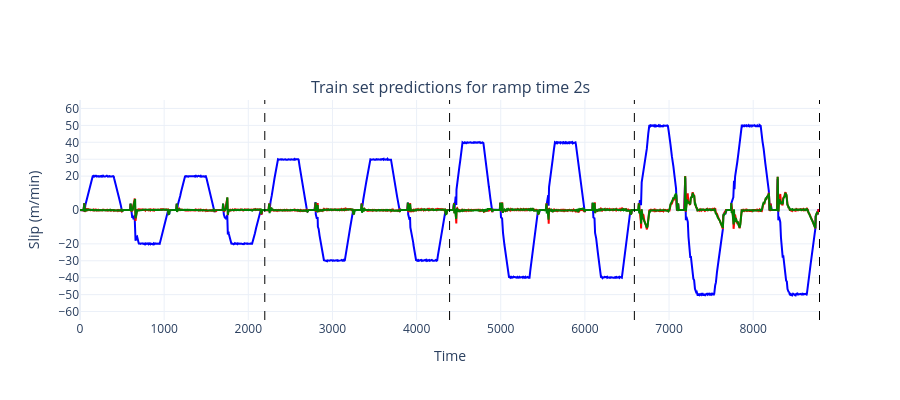
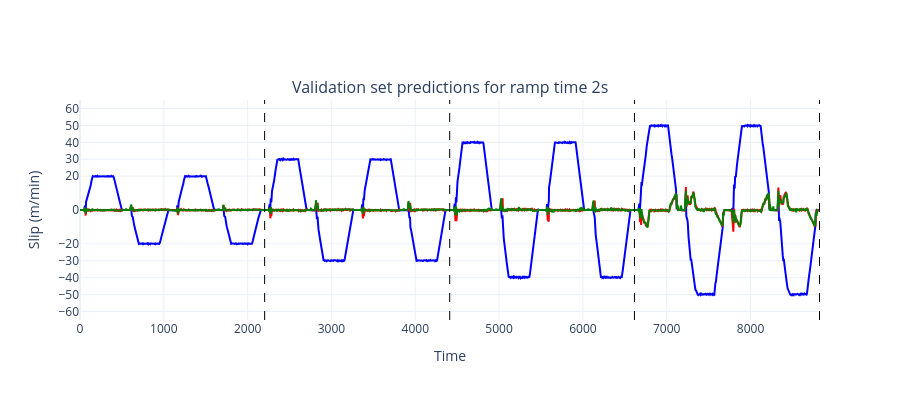
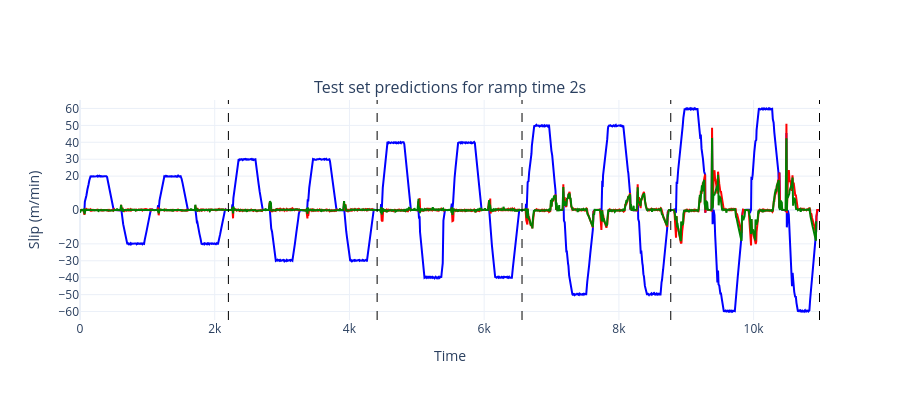

The notebook cell saved with these charts, in order:
### Code cell
# Plot a figure of the predictions of each subset with a ramp time of 2s
for subset in set_dict.keys():
    fig = FigureResampler(make_subplots(rows=1, cols=1, subplot_titles=[subset + ' set predictions for ramp time 2s'], shared_xaxes='all', shared_yaxes='all'))
    ramp_time = 2
    set_g = set_dict[subset]
    g = set_g[set_g['PulseRampTime'] == ramp_time]
    g = g.reset_index()
    # Add webspeed real as second y axis
    fig.add_trace(go.Scatter(name=subset + '_WebSpeedReal_' + str(ramp_time) + '_s', line_color='blue', yaxis='y2'), hf_x=g.index, hf_y=g['WebSpeedReal'], row=1, col=1)

    fig.add_trace(go.Scatter(name=subset + '_Slip_' + str(ramp_time) + '_s', line_color='red'),hf_x=g.index, hf_y=g['Slip'], row=1, col=1)
    fig.add_trace(go.Scatter(name=subset + '_pred_' + str(ramp_time) + '_s', line_color='green'), hf_x=g.index, hf_y=g['pred'], row=1, col=1)
    # Add vertical lines between each speed
    for (speed), cur_df in g.groupby('PulseSpeed'):
        fig.add_vline(x=cur_df.index[-1], line_width=1, line_dash='dash', line_color='black', row=1, col=1)
    fig.update_xaxes(title='Time', row=1, col=1)
    fig.update_yaxes(title='Slip (m/min)', row=1, col=1)
    fig.update_yaxes(range=[-65, 65], tickvals=[-60, -50, -40, -30, -20, 0, 20, 30, 40, 50, 60], row=1, col=1)
    fig.update_layout(height=400, template='plotly_white')
    # Remove legend
    fig.update_layout(showlegend=False)
    fig.show()
    # Save figure as pdf
    fig.write_image(format="pdf", file="./../figures/" + subset.lower() + "_2s_preds.pdf", height=400, width=1100)

### Figure 1 — Plotly figure (JSON) as saved in the notebook; plotly's stock layout.template omitted (floating-point values rounded to 4 significant figures; data arrays with more than 128 entries replaced by an {"elided": "..."} marker saying what was removed)
{"data": [{"line": {"color": "blue"}, "name": "<b style=\"color:sandybrown\">[R]</b> Train_WebSpeedReal_2_s <i style=\"color:#fc9944\">~9</i>", "type": "scatter", "uid": "2a256d1e-1dcf-4600-be4a-63af70448c62", "x": {"elided": "1000 int values"}, "xaxis": "x", "y": {"elided": "1000 float values"}, "yaxis": "y"}, {"line": {"color": "red"}, "name": "<b style=\"color:sandybrown\">[R]</b> Train_Slip_2_s <i style=\"color:#fc9944\">~9</i>", "type": "scatter", "uid": "18ef3e20-47a2-44c7-97d3-619871f31e73", "x": {"elided": "1000 int values"}, "xaxis": "x", "y": {"elided": "1000 float values"}, "yaxis": "y"}, {"line": {"color": "green"}, "name": "<b style=\"color:sandybrown\">[R]</b> Train_pred_2_s <i style=\"color:#fc9944\">~9</i>", "type": "scatter", "uid": "ff7b9d81-f598-4425-adf0-199bd2ebc0ad", "x": {"elided": "1000 int values"}, "xaxis": "x", "y": {"elided": "1000 float values"}, "yaxis": "y"}], "layout": {"annotations": [{"font": {"size": 16}, "showarrow": false, "text": "Train set predictions for ramp time 2s", "x": 0.5, "xanchor": "center", "xref": "paper", "y": 1, "yanchor": "bottom", "yref": "paper"}], "height": 400, "shapes": [{"line": {"color": "black", "dash": "dash", "width": 1}, "type": "line", "x0": 2196, "x1": 2196, "xref": "x", "y0": 0, "y1": 1, "yref": "y domain"}, {"line": {"color": "black", "dash": "dash", "width": 1}, "type": "line", "x0": 4392, "x1": 4392, "xref": "x", "y0": 0, "y1": 1, "yref": "y domain"}, {"line": {"color": "black", "dash": "dash", "width": 1}, "type": "line", "x0": 6588, "x1": 6588, "xref": "x", "y0": 0, "y1": 1, "yref": "y domain"}, {"line": {"color": "black", "dash": "dash", "width": 1}, "type": "line", "x0": 8788, "x1": 8788, "xref": "x", "y0": 0, "y1": 1, "yref": "y domain"}], "showlegend": false, "xaxis": {"anchor": "y", "domain": [0, 1], "title": {"text": "Time"}}, "yaxis": {"anchor": "x", "domain": [0, 1], "range": [-65, 65], "tickvals": [-60, -50, -40, -30, -20, 0, 20, 30, 40, 50, 60], "title": {"text": "Slip (m/min)"}}}}

### Figure 2 — Plotly figure (JSON) as saved in the notebook; plotly's stock layout.template omitted (floating-point values rounded to 4 significant figures; data arrays with more than 128 entries replaced by an {"elided": "..."} marker saying what was removed)
{"data": [{"line": {"color": "blue"}, "name": "<b style=\"color:sandybrown\">[R]</b> Validation_WebSpeedReal_2_s <i style=\"color:#fc9944\">~9</i>", "type": "scatter", "uid": "b8973cd5-5278-4ae7-914e-1cd6dd9d7d1c", "x": {"elided": "1000 int values"}, "xaxis": "x", "y": {"elided": "1000 float values"}, "yaxis": "y"}, {"line": {"color": "red"}, "name": "<b style=\"color:sandybrown\">[R]</b> Validation_Slip_2_s <i style=\"color:#fc9944\">~9</i>", "type": "scatter", "uid": "1d11e810-f6b6-4d49-bc36-95595505d448", "x": {"elided": "1000 int values"}, "xaxis": "x", "y": {"elided": "1000 float values"}, "yaxis": "y"}, {"line": {"color": "green"}, "name": "<b style=\"color:sandybrown\">[R]</b> Validation_pred_2_s <i style=\"color:#fc9944\">~9</i>", "type": "scatter", "uid": "78db0cc0-57ed-44f7-be30-e8cc344644c6", "x": {"elided": "1000 int values"}, "xaxis": "x", "y": {"elided": "1000 float values"}, "yaxis": "y"}], "layout": {"annotations": [{"font": {"size": 16}, "showarrow": false, "text": "Validation set predictions for ramp time 2s", "x": 0.5, "xanchor": "center", "xref": "paper", "y": 1, "yanchor": "bottom", "yref": "paper"}], "height": 400, "shapes": [{"line": {"color": "black", "dash": "dash", "width": 1}, "type": "line", "x0": 2203, "x1": 2203, "xref": "x", "y0": 0, "y1": 1, "yref": "y domain"}, {"line": {"color": "black", "dash": "dash", "width": 1}, "type": "line", "x0": 4411, "x1": 4411, "xref": "x", "y0": 0, "y1": 1, "yref": "y domain"}, {"line": {"color": "black", "dash": "dash", "width": 1}, "type": "line", "x0": 6615, "x1": 6615, "xref": "x", "y0": 0, "y1": 1, "yref": "y domain"}, {"line": {"color": "black", "dash": "dash", "width": 1}, "type": "line", "x0": 8823, "x1": 8823, "xref": "x", "y0": 0, "y1": 1, "yref": "y domain"}], "showlegend": false, "xaxis": {"anchor": "y", "domain": [0, 1], "title": {"text": "Time"}}, "yaxis": {"anchor": "x", "domain": [0, 1], "range": [-65, 65], "tickvals": [-60, -50, -40, -30, -20, 0, 20, 30, 40, 50, 60], "title": {"text": "Slip (m/min)"}}}}

### Figure 3 — Plotly figure (JSON) as saved in the notebook; plotly's stock layout.template omitted (floating-point values rounded to 4 significant figures; data arrays with more than 128 entries replaced by an {"elided": "..."} marker saying what was removed)
{"data": [{"line": {"color": "blue"}, "name": "<b style=\"color:sandybrown\">[R]</b> Test_WebSpeedReal_2_s <i style=\"color:#fc9944\">~11</i>", "type": "scatter", "uid": "ccac9f2b-91f7-4820-8492-dba9f7f77983", "x": {"elided": "1000 int values"}, "xaxis": "x", "y": {"elided": "1000 float values"}, "yaxis": "y"}, {"line": {"color": "red"}, "name": "<b style=\"color:sandybrown\">[R]</b> Test_Slip_2_s <i style=\"color:#fc9944\">~11</i>", "type": "scatter", "uid": "5b3f729c-db7b-4e3e-a0e0-638170cefe8f", "x": {"elided": "1000 int values"}, "xaxis": "x", "y": {"elided": "1000 float values"}, "yaxis": "y"}, {"line": {"color": "green"}, "name": "<b style=\"color:sandybrown\">[R]</b> Test_pred_2_s <i style=\"color:#fc9944\">~11</i>", "type": "scatter", "uid": "b4b336a5-28cc-4636-bff4-f27542361de9", "x": {"elided": "1000 int values"}, "xaxis": "x", "y": {"elided": "1000 float values"}, "yaxis": "y"}], "layout": {"annotations": [{"font": {"size": 16}, "showarrow": false, "text": "Test set predictions for ramp time 2s", "x": 0.5, "xanchor": "center", "xref": "paper", "y": 1, "yanchor": "bottom", "yref": "paper"}], "height": 400, "shapes": [{"line": {"color": "black", "dash": "dash", "width": 1}, "type": "line", "x0": 2203, "x1": 2203, "xref": "x", "y0": 0, "y1": 1, "yref": "y domain"}, {"line": {"color": "black", "dash": "dash", "width": 1}, "type": "line", "x0": 4411, "x1": 4411, "xref": "x", "y0": 0, "y1": 1, "yref": "y domain"}, {"line": {"color": "black", "dash": "dash", "width": 1}, "type": "line", "x0": 6562, "x1": 6562, "xref": "x", "y0": 0, "y1": 1, "yref": "y domain"}, {"line": {"color": "black", "dash": "dash", "width": 1}, "type": "line", "x0": 8770, "x1": 8770, "xref": "x", "y0": 0, "y1": 1, "yref": "y domain"}, {"line": {"color": "black", "dash": "dash", "width": 1}, "type": "line", "x0": 10978, "x1": 10978, "xref": "x", "y0": 0, "y1": 1, "yref": "y domain"}], "showlegend": false, "xaxis": {"anchor": "y", "domain": [0, 1], "title": {"text": "Time"}}, "yaxis": {"anchor": "x", "domain": [0, 1], "range": [-65, 65], "tickvals": [-60, -50, -40, -30, -20, 0, 20, 30, 40, 50, 60], "title": {"text": "Slip (m/min)"}}}}
